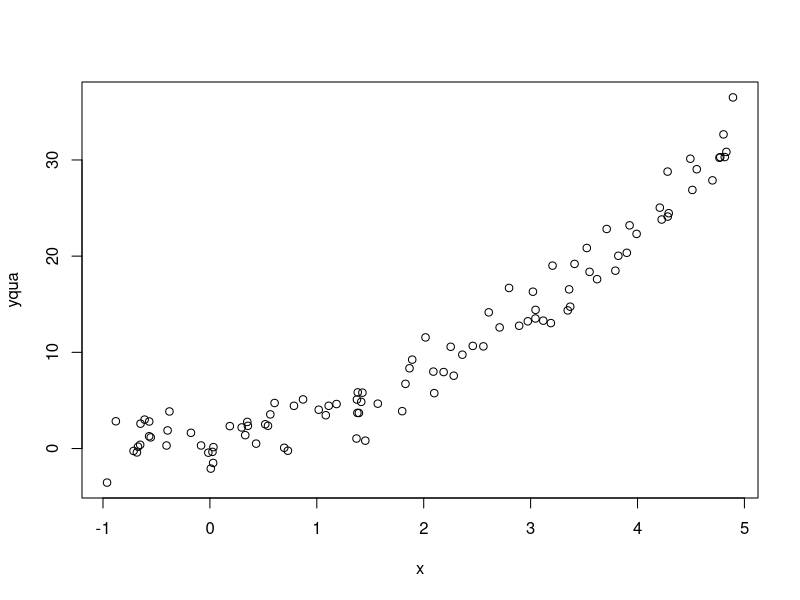

This figure's R source:
# R-Squared experiment for linear vs. nonlinear models
beta0 <- 1
beta1 <- 0.98
beta2 <- 1.1
n     <- 100

set.seed(123)
eps <- rnorm(n, 0, 2)
x   <- runif(n, -1, 5)
x2  <- x^2
ylin <- beta0 + beta1 * x + eps
yqua <- beta0 + beta1 * x + beta2 * x^2 + eps

plot(x, yqua)

fit <- lm(yqua ~ x + x2)
pred <- predict(fit)

# SST = SSreg + SSres
SST   <- sum((yqua - mean(yqua))^2)
SSreg <- sum((pred - mean(yqua))^2)
SSres <- sum((yqua - pred)^2)

abs(SST - (SSreg + SSres))

